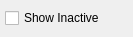
<?xml version="1.0" encoding="UTF-8"?>
<ui version="4.0">
 <comment>This file is part of the xTuple ERP: PostBooks Edition, a free and
open source Enterprise Resource Planning software suite,
Copyright (c) 1999-2018 by OpenMFG LLC, d/b/a xTuple.
It is licensed to you under the Common Public Attribution License
version 1.0, the full text of which (including xTuple-specific Exhibits)
is available at www.xtuple.com/CPAL.  By using this software, you agree
to be bound by its terms.</comment>
 <class>opportunityList</class>
 <widget class="QWidget" name="opportunityList">
  <property name="geometry">
   <rect>
    <x>0</x>
    <y>0</y>
    <width>133</width>
    <height>37</height>
   </rect>
  </property>
  <property name="windowTitle">
   <string>Opportunity List</string>
  </property>
  <layout class="QGridLayout" name="gridLayout">
   <item row="0" column="0">
    <widget class="XCheckBox" name="_showInactive">
     <property name="text">
      <string>Show Inactive</string>
     </property>
    </widget>
   </item>
  </layout>
 </widget>
 <layoutdefault spacing="5" margin="5"/>
 <customwidgets>
  <customwidget>
   <class>XCheckBox</class>
   <extends>QCheckBox</extends>
   <header>xcheckbox.h</header>
  </customwidget>
 </customwidgets>
 <tabstops>
  <tabstop>_showInactive</tabstop>
 </tabstops>
 <resources/>
 <connections/>
</ui>
